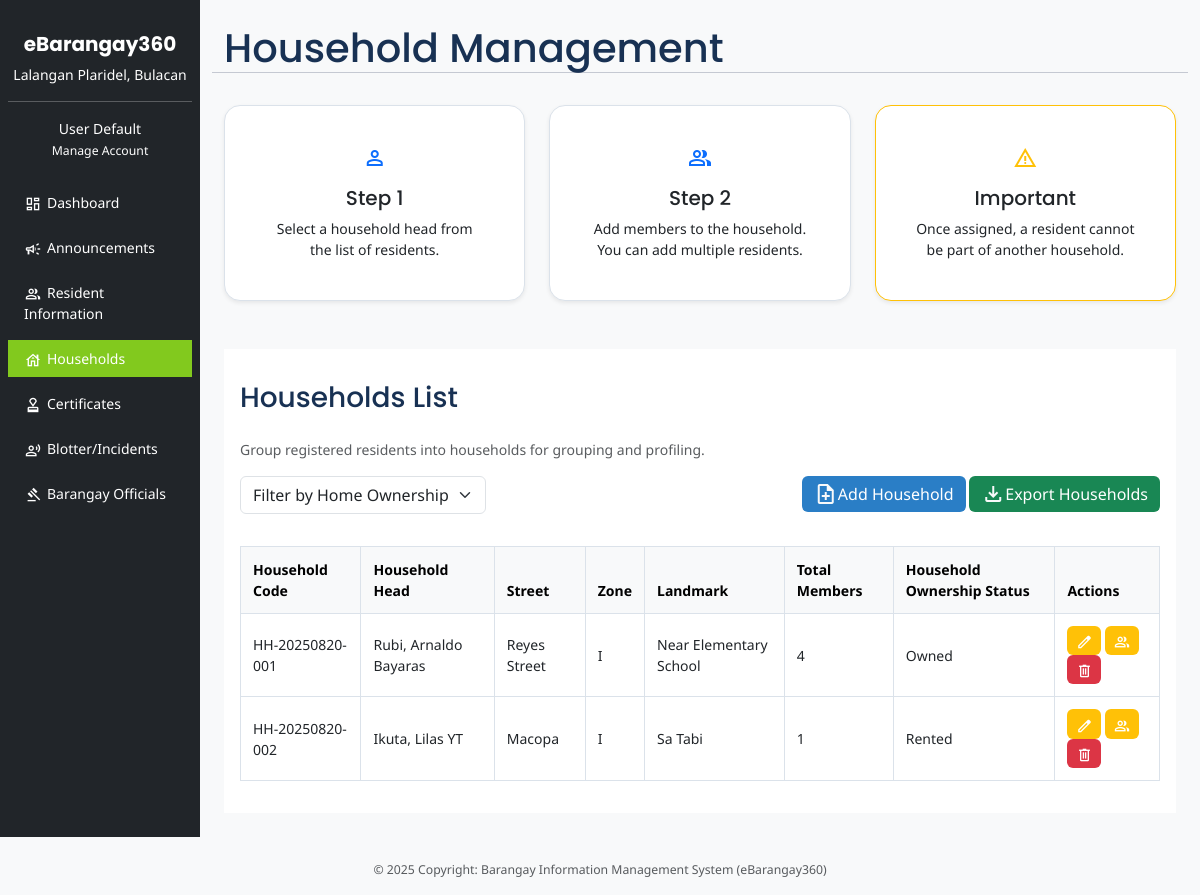
The app's page /public/index.php?page=households with its own data.
### tables this page shows
CREATE TABLE `households` (
  `id` int(11) NOT NULL,
  `household_code` varchar(50) NOT NULL,
  `head_id` int(11) NOT NULL,
  `address_street` varchar(100) DEFAULT NULL,
  `address_zone` varchar(50) DEFAULT NULL,
  `address_landmark` varchar(100) DEFAULT NULL,
  `ownership_status` enum('Owned','Rented') NOT NULL DEFAULT 'Owned',
  `total_members` int(11) DEFAULT 1,
  `notes` text DEFAULT NULL,
  `created_at` datetime DEFAULT current_timestamp(),
  `updated_at` datetime DEFAULT current_timestamp() ON UPDATE current_timestamp()
);

### resources/views/households.php (the view, shortened to what this page needs)
<?php
  require '../config/database.php';
?>
<main class="col-md-10 ms-sm-auto px-md-4 py-4">
  <div class="row mb-3">
    <h1 class="m-0">Household Management</h1>
    <hr>
  </div>
  <div class="row mb-4">
    <div class="col-md-4">
      <div class="card shadow-sm">
        <div class="card-body text-center">
          <i class="material-symbols-outlined md-24 text-primary">person</i>
          <h5 class="card-title">Step 1</h5>
          <p class="card-text">Select a household head from the list of residents.</p>
        </div>
      </div>
    </div>
    <div class="col-md-4">
      <div class="card shadow-sm">
        <div class="card-body text-center">
          <i class="material-symbols-outlined md-24 text-primary">group</i>
          <h5 class="card-title">Step 2</h5>
          <p class="card-text">Add members to the household. You can add multiple residents.</p>
        </div>
      </div>
    </div>
    <div class="col-md-4">
      <div class="card shadow-sm border-warning">
        <div class="card-body text-center">
          <i class="material-symbols-outlined md-24 text-warning mb-0">warning</i>
          <h5 class="card-title">Important</h5>
          <p class="card-text">Once assigned, a resident cannot be part of another household.</p>
        </div>
      </div>
    </div>
  </div>
  <section class="inner-content">
    <div class="container-fluid p-3">
      <h3 class="mb-4">Households List</h3>
      <p class="text-muted mb-3">Group registered residents into households for grouping and profiling.</p>
      <div class="row mb-3">
        <div class="col-md-7 gap-2 mb-3 d-flex align-items-center">
          <div class="" style="">
              <select class="form-select" id="age-filter" aria-label="Filter by age">
                  <option value="" selected="">Filter by Home Ownership</option>
              </select>
          </div>
        </div>
        <div class="col-md-5 text-end">
          <a href="?page=add-household" class="btn btn-primary dashboard-btn-function"><i class="material-symbols-outlined md-24 text-light">note_add</i>Add Household</a>
          <a href="<?= ACTIONS_URL ?>export-households.php" class="btn btn-success dashboard-btn-function"><i class="material-symbols-outlined md-24 text-light">file_download</i>Export Households</a>
        </div>
      </div>
      <div class="table-responsive">
        <table id="household-table" class="table table-bordered align-middle">
          <thead class="table-light">
            <tr>
              <th>Household Code</th>
              <th>Household Head</th>
              <th>Street</th>
              <th>Zone</th>
              <th>Landmark</th>
              <th>Total Members</th>
              <th>Household Ownership Status</th>
              <th>Actions</th>
            </tr>
          </thead>
          <tbody>
            <?php
              $stmt = $pdo->query("
                SELECT
                    h.id,
                    h.head_id,
                    h.household_code,
                    CONCAT(r.last_name, ', ', r.first_name, ' ', COALESCE(r.middle_name, '')) AS household_head,
                    h.address_street,
                    h.address_zone,
                    h.address_landmark,
                    h.ownership_status,
                    COUNT(hm.resident_id) AS total_members
                  FROM households h
                  INNER JOIN residents r ON h.head_id = r.id
                  LEFT JOIN household_members hm ON h.id = hm.household_id
                  GROUP BY h.id, h.household_code, household_head, h.address_street, h.address_zone, h.address_landmark
                ");
                $households = $stmt->fetchAll();
                foreach ($households as $household): ?>
              <tr>
                <td><?= htmlspecialchars($household['household_code']) ?></td>
                <td><?= htmlspecialchars($household['household_head']) ?></td>
                <td><?= htmlspecialchars($household['address_street']) ?></td>
                <td><?= htmlspecialchars($household['address_zone']) ?></td>
                <td><?= htmlspecialchars($household['address_landmark']) ?></td>
                <td><?= $household['total_members'] + 1;  ?></td>
                <td><?= htmlspecialchars($household['ownership_status']) ?></td>
                <td>
                  <a data-id="<?= $household['id'] ?>" data-bs-toggle="modal" data-bs-target="#editHouseholdModal" href="#" class="btn btn-sm btn-warning text-white edit-household-btn" title="Edit"><i class="material-symbols-outlined md-18">edit</i></a>
                  <a data-id="<?= $household['id'] ?>" data-bs-toggle="modal" data-bs-target="#manageMembersdModal" href="#" class="btn btn-sm btn-warning text-white manage-members-btn" title="Manage Members"><i class="material-symbols-outlined md-18">group</i></a>
                  <a data-id="<?= $household['id'] ?>" class="btn btn-sm btn-danger delete-btn"><i class="material-symbols-outlined md-18">delete</i></a>
                </td>
              </tr>
            <?php endforeach; ?>
          </tbody>
        </table>
      </div>
    </div>
  </section>
</main>

### public/css/custom.css (style rules this page uses)
body { font-family: 'Noto Sans', sans-serif; font-size: 14px; color: #2e3a59; background-color: #f9fafc; margin: 0; padding: 0; }
h1, h2, h3, h4, h5, h6 { font-family: 'Poppins', serif; color: #183153; margin-top: 1rem; margin-bottom: 0.5rem; }
a { color: #2a7ec6; text-decoration: none; }
:root { --primary-color: #2a7ec6; --primary-dark: #1c5e9d; --accent-color: #1f9c9f; --bg-color: #f4f7fa; --text-color: #2e3a59; --border-color: #dbe2ea; }
.btn { font-family: 'Noto Sans', sans-serif; padding: 0.5rem .75; border-radius: 0.375rem; border: none; cursor: pointer; transition: all 0.2s ease; }
.btn-primary { background-color: var(--primary-color); color: #fff; }
.card { background: #ffffff; border: 1px solid var(--border-color); border-radius: 0.5rem; padding: 1.5rem; margin-bottom: 1.5rem; box-shadow: 0 1px 3px rgba(0, 0, 0, 0.06); }
input[type="text"], input[type="email"], input[type="number"], input[type="date"], input[type="time"], select, textarea { width: 100%; padding: 0.6rem; font-size: 1rem; font-family: 'Noto Sans', sans-serif; border: 1px solid var(--border-color); border-radius: 0.375rem; background-color: #fff; color: var(--text-color); }
.table { width: 100%; border-collapse: collapse; font-family: 'Noto Sans', sans-serif; margin-bottom: 1rem; }
.table thead { background-color: var(--primary-color); color: white; }
.table th, .table td { padding: 0.75rem; border: 1px solid var(--border-color); text-align: left; }
.text-center { text-align: center; }
.text-muted { color: #6c757d; }
.text-primary { color: var(--primary-color); }
.material-symbols-outlined { vertical-align: middle; color: #fff; }
.material-symbols-outlined.md-18 { font-size: 18px; }
.material-symbols-outlined.md-24 { font-size: 24px; }
body { background-image: url('background.jpg'); background-size: cover; background-position: center; height: 100vh; }
.card { border-radius: 1rem; overflow: hidden; }
#dashboard { background-color: #f8f9fa; }
body { background-color: rgb(231, 231, 231); }
.inner-content { background-color: #ffffff; }
.dashboard-btn-function { align-items: center; justify-content: center; display: inline-flex; }

### records on screen
households: household_code "HH-20250820-001", household_head "Rubi, Arnaldo Bayaras", address_street "Reyes Street", address_zone "I", address_landmark "Near Elementary School", total_members "4", ownership_status "Owned"
households: household_code "HH-20250820-002", household_head "Ikuta, Lilas YT", address_street "Macopa", address_zone "I", address_landmark "Sa Tabi", total_members "1", ownership_status "Rented"
